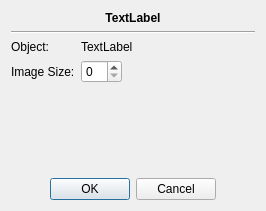
<?xml version="1.0" encoding="UTF-8"?>
<ui version="4.0">
 <class>VolumeObjectParametersDialog</class>
 <widget class="QDialog" name="VolumeObjectParametersDialog">
  <property name="geometry">
   <rect>
    <x>0</x>
    <y>0</y>
    <width>266</width>
    <height>211</height>
   </rect>
  </property>
  <property name="windowTitle">
   <string>Dialog</string>
  </property>
  <layout class="QVBoxLayout" name="verticalLayout">
   <item>
    <widget class="QLabel" name="label_space">
     <property name="font">
      <font>
       <weight>75</weight>
       <bold>true</bold>
      </font>
     </property>
     <property name="text">
      <string>TextLabel</string>
     </property>
     <property name="alignment">
      <set>Qt::AlignCenter</set>
     </property>
    </widget>
   </item>
   <item>
    <widget class="Line" name="line">
     <property name="orientation">
      <enum>Qt::Horizontal</enum>
     </property>
    </widget>
   </item>
   <item>
    <layout class="QHBoxLayout" name="horizontalLayout">
     <item>
      <layout class="QFormLayout" name="formLayout">
       <item row="0" column="0">
        <widget class="QLabel" name="label_2">
         <property name="text">
          <string>Object:</string>
         </property>
        </widget>
       </item>
       <item row="0" column="1">
        <widget class="QLabel" name="label_object">
         <property name="text">
          <string>TextLabel</string>
         </property>
         <property name="alignment">
          <set>Qt::AlignLeading|Qt::AlignLeft|Qt::AlignVCenter</set>
         </property>
        </widget>
       </item>
       <item row="1" column="0">
        <widget class="QLabel" name="label">
         <property name="text">
          <string>Image Size:</string>
         </property>
        </widget>
       </item>
       <item row="1" column="1">
        <layout class="QHBoxLayout" name="horizontalLayout_2">
         <item>
          <widget class="QSpinBox" name="spinBox_image_size"/>
         </item>
         <item>
          <spacer name="horizontalSpacer_2">
           <property name="orientation">
            <enum>Qt::Horizontal</enum>
           </property>
           <property name="sizeHint" stdset="0">
            <size>
             <width>40</width>
             <height>20</height>
            </size>
           </property>
          </spacer>
         </item>
        </layout>
       </item>
      </layout>
     </item>
     <item>
      <spacer name="horizontalSpacer">
       <property name="orientation">
        <enum>Qt::Horizontal</enum>
       </property>
       <property name="sizeHint" stdset="0">
        <size>
         <width>40</width>
         <height>20</height>
        </size>
       </property>
      </spacer>
     </item>
    </layout>
   </item>
   <item>
    <spacer name="verticalSpacer">
     <property name="orientation">
      <enum>Qt::Vertical</enum>
     </property>
     <property name="sizeHint" stdset="0">
      <size>
       <width>20</width>
       <height>0</height>
      </size>
     </property>
    </spacer>
   </item>
   <item>
    <widget class="QDialogButtonBox" name="buttonBox">
     <property name="orientation">
      <enum>Qt::Horizontal</enum>
     </property>
     <property name="standardButtons">
      <set>QDialogButtonBox::Cancel|QDialogButtonBox::Ok</set>
     </property>
     <property name="centerButtons">
      <bool>true</bool>
     </property>
    </widget>
   </item>
  </layout>
 </widget>
 <resources/>
 <connections>
  <connection>
   <sender>buttonBox</sender>
   <signal>accepted()</signal>
   <receiver>VolumeObjectParametersDialog</receiver>
   <slot>accept()</slot>
   <hints>
    <hint type="sourcelabel">
     <x>248</x>
     <y>254</y>
    </hint>
    <hint type="destinationlabel">
     <x>157</x>
     <y>274</y>
    </hint>
   </hints>
  </connection>
  <connection>
   <sender>buttonBox</sender>
   <signal>rejected()</signal>
   <receiver>VolumeObjectParametersDialog</receiver>
   <slot>reject()</slot>
   <hints>
    <hint type="sourcelabel">
     <x>316</x>
     <y>260</y>
    </hint>
    <hint type="destinationlabel">
     <x>286</x>
     <y>274</y>
    </hint>
   </hints>
  </connection>
 </connections>
</ui>
